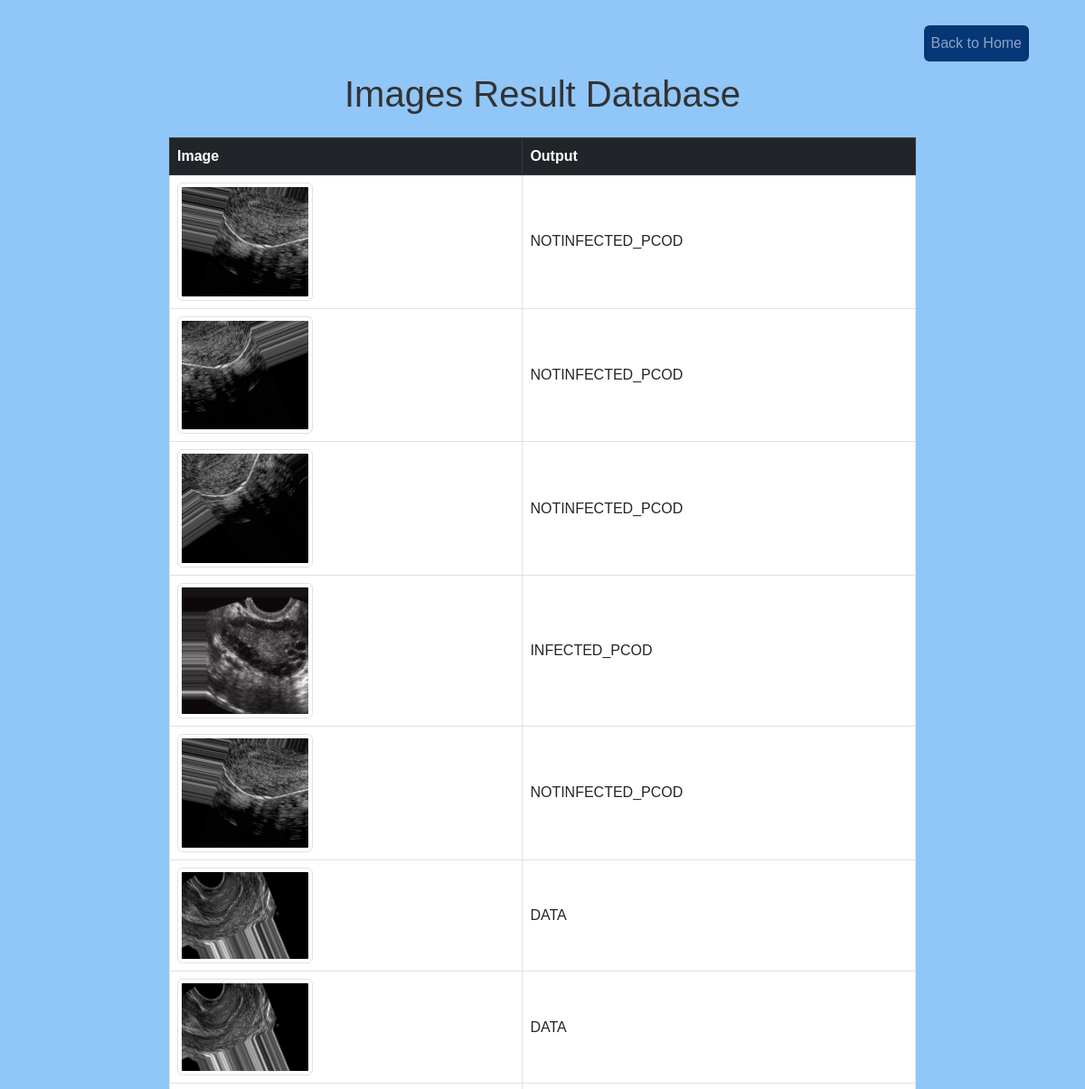
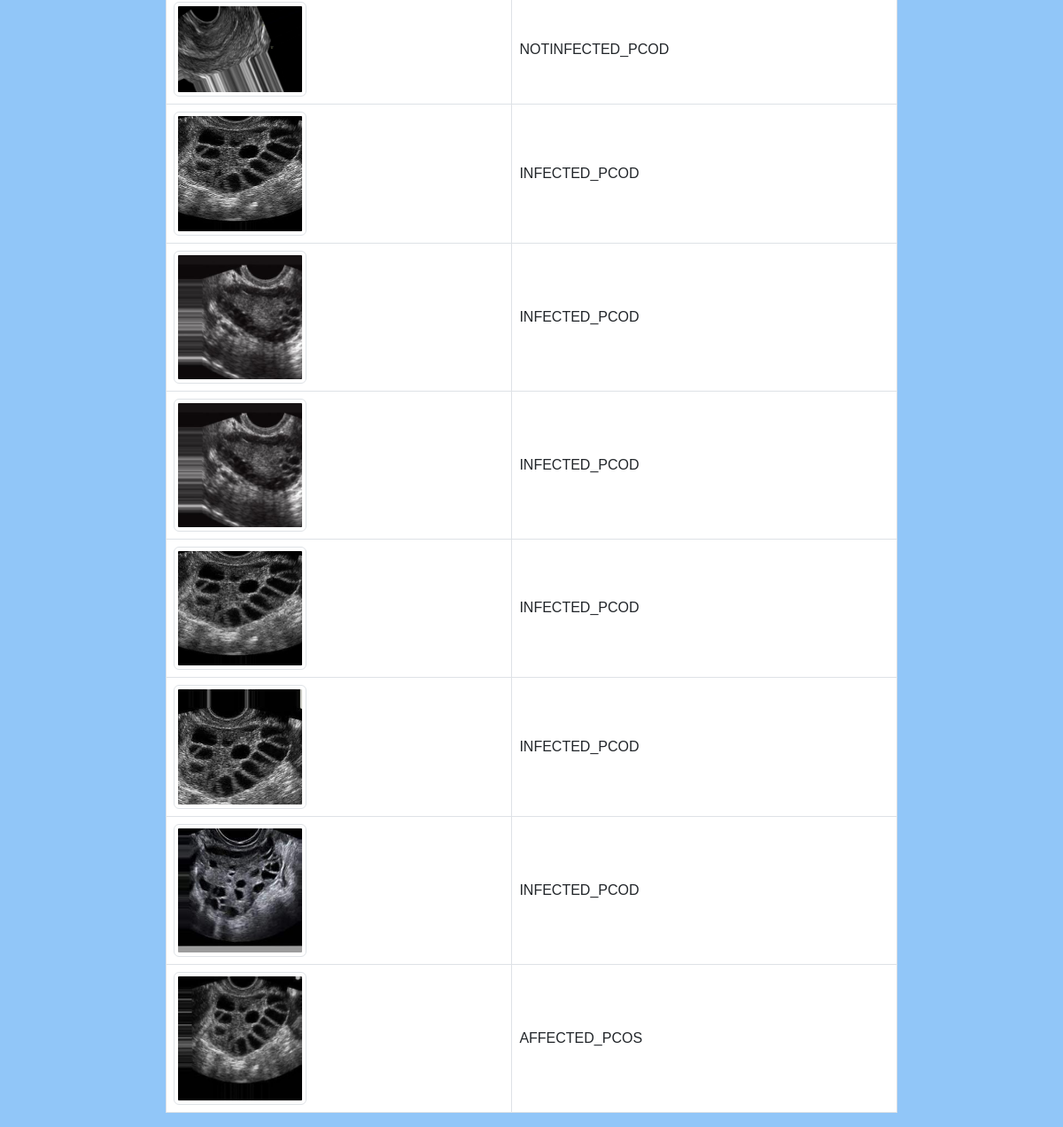
The app's page /Database/ with its own data (2 pictures, top to bottom).
### App/models.py (models this page shows, shortened)
class UserImageModel(models.Model):
    image = models.ImageField(upload_to = 'images/',blank=True)
    label = models.CharField(max_length=20,default='data')

### App/views.py (the view)
# urls.py: path('Database/',views.Database,name='Database'),
def Database(request):
    models = UserImageModel.objects.all()
    return render(request, 'App/Database.html', {'models': models})

### App/templates/app/Database.html (shortened to what this page needs)
<!DOCTYPE html>
<html lang="en">
<head>
    <link href="https://cdn.jsdelivr.net/npm/bootstrap@5.3.0/dist/css/bootstrap.min.css" rel="stylesheet">
</head>
<body>
    <nav class="navbar navbar-expand-lg navbar-dark bg-Garden Wall fixed-top">
        <div class="container">
            <div class="collapse navbar-collapse" id="navbarNav">
                <ul class="navbar-nav ms-auto">
                    <li class="nav-item">
                        <a class="nav-link btn btn-back" href="/">Back to Home</a>
                    </li>
                </ul>
            </div>
        </div>
    </nav>
    <div class="container table-container">
        <h1 class="text-center"> Images Result Database</h1>
        <table class="table table-bordered table-hover mt-4">
            <thead class="table-dark">
                <tr>
                    <th>Image</th>
                    <th>Output</th>
                </tr>
            </thead>
            <tbody>
                {% for model in models %}
                    <tr>
                        <td><img src="{{ model.image.url }}" class="img-thumbnail" alt="Fatty Liver Image" ></td>
                        <td>{{ model.label|upper }}</td>
                    </tr>
                {% endfor %}
            </tbody>
        </table>
    </div>
</body>
</html>

### App/templates/app/Database.html (style rules this page uses)
body { font-family: 'Lucida Sans', 'Lucida Sans Regular', 'Lucida Grande', 'Lucida Sans Unicode', Geneva, Verdana, sans-serif; background-color: #91c6f8; padding-top: 50px; }
h1 { color: #333; }
.table-container { margin-top: 30px; width: 850px; }
.table th, .table td { vertical-align: middle; }
.img-thumbnail { max-width: 150px; height: auto; }
.btn-back { margin: 20px; background-color: #053777; border-color: #053777; }

### records on screen
UserImageModel: image (picture), label "NOTINFECTED_PCOD"
UserImageModel: image (picture), label "NOTINFECTED_PCOD"
UserImageModel: image (picture), label "NOTINFECTED_PCOD"
UserImageModel: image (picture), label "INFECTED_PCOD"
UserImageModel: image (picture), label "NOTINFECTED_PCOD"
UserImageModel: image (picture), label "DATA"
UserImageModel: image (picture), label "DATA"
UserImageModel: image (picture), label "NOTINFECTED_PCOD"
UserImageModel: image (picture), label "INFECTED_PCOD"
UserImageModel: image (picture), label "INFECTED_PCOD"
UserImageModel: image (picture), label "INFECTED_PCOD"
UserImageModel: image (picture), label "INFECTED_PCOD"
UserImageModel: image (picture), label "INFECTED_PCOD"
UserImageModel: image (picture), label "INFECTED_PCOD"
UserImageModel: image (picture), label "AFFECTED_PCOS"
